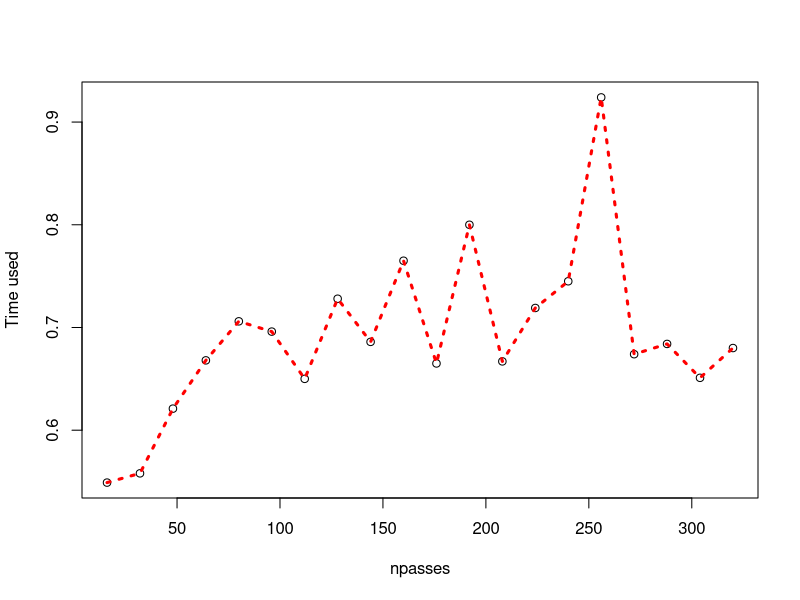

This figure's R source:
#######################################
##Question1 Floating-point
#1
.Machine$integer.max
#The largest integer is 2147483647
#Unit test:
is.integer(2147483647L) == TRUE
is.integer(2147483648L) == FALSE
#L is added since R automatically save a number as double.

#2 Subnormal number example: 1e60

#3 Function for subnormal number
ifsubnormal = function (x){
   return ( (1 + x ==1) || (1-x == 1) )
}
#Test
ifsubnormal(10^(-60) ) ==TRUE # it is subnormal
ifsubnormal(2) == FALSE# it is not subnormal


##########################################
##Question2 Cache Efficiency
#########################################
##Q2-part1
#Since each line in the processor has 64-byte and each integer takes 4 bytes,
#we can save 16 numbers on each line. When we read one number, the following
#15 numbers will also be read into the same line, so it will be fast to use
#the 15 numbers.As a result, when npass is a multiple of 16, it will be 
#very slow for the program to run. Furthermore, we know that there are 12
#cache line in each block, and it is time consuming to cross the block. So
#the worst case will happen when npass = 12*16 = 192.



#######################
##Q2-part2
#L3 is 8192kb on my computer
#way of associativity = 16;
#coherency line size = 64;
#number of set = 8192;
#Based on the analysis above, the worst case takes place when 
#npass = 16*16 = 256.



#######################
##Q2-part3 plot
array1 = rep(c(1:10),60e4); #22.9mb
npassTester = function(array, size, npasses){
  result = 0;
  for (pass in 1:npasses){
    i = pass;
    while(i<size){
      i = i+ npasses;
      result = result + array[i] * pass;
    }
  }
  return (result);
}
#test 
ptm = proc.time()
tester = npassTester(array1,length(array1), 50)
ptm2 = proc.time() - ptm ;
ptm2
 
npasses = seq(16, 16*20, by = 16);
usertime = rep(0, length(npasses));

for (t in 1:length(npasses) ){
  ptm = proc.time();
  result = npassTester(array1,length(array1), npasses[t]);
  ptm2 = proc.time() - ptm ;
  usertime[t] = ptm2[1] ;
}

plot(npasses, usertime, xlab = "npasses", ylab = "Time used")
lines(npasses, usertime, lty = 3, col = "red", lwd = 3)
which.max(usertime)
npasses[5]







